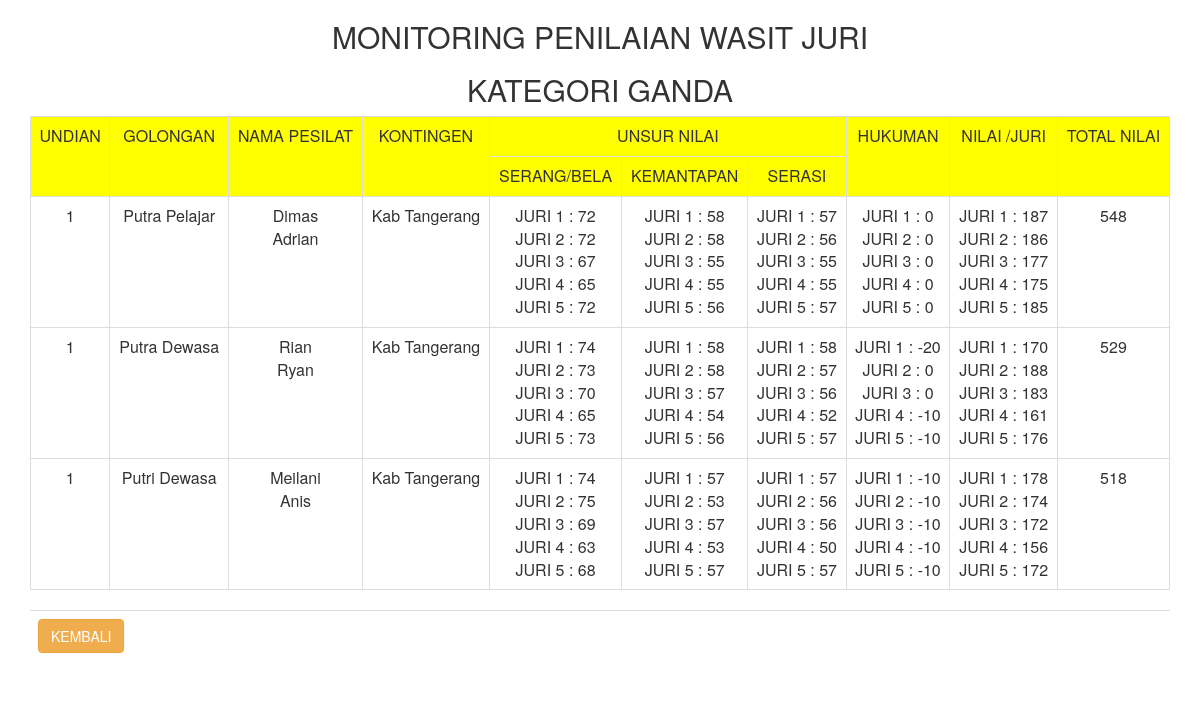
Page /nilaitgr/view_ganda.php on the committed database.
### tables this page shows
CREATE TABLE `jadwal_tgr` (
  `id_partai` int(11) NOT NULL,
  `kategori` varchar(15) NOT NULL,
  `golongan` varchar(55) NOT NULL,
  `noundian` varchar(4) NOT NULL,
  `nama` varchar(55) NOT NULL,
  `kontingen` varchar(55) NOT NULL
);

CREATE TABLE `wasit_juri` (
  `id_juri` int(11) NOT NULL,
  `nm_juri` varchar(55) NOT NULL,
  `pass_juri` varchar(32) NOT NULL
);

CREATE TABLE `nilai_ganda` (
  `id_nilai` int(11) NOT NULL,
  `id_jadwal` int(11) NOT NULL,
  `id_juri` int(11) NOT NULL,
  `teknik_serang` int(11) NOT NULL,
  `mantap_kompak` int(11) NOT NULL,
  `serasi` int(11) NOT NULL,
  `hukum_1` int(11) NOT NULL,
  `hukum_2` int(11) NOT NULL,
  `hukum_3` int(11) NOT NULL,
  `hukum_4` int(11) NOT NULL,
  `hukum_5` int(11) NOT NULL,
  `hukum_6` int(11) NOT NULL
);

### nilaitgr/view_ganda.php (the view, shortened to what this page needs)
<html>
<head>
  <link rel="stylesheet" href="css/bootstrap.min.css">
</head>
<body>
<div class="container">
<center><h2>MONITORING PENILAIAN WASIT JURI</h2>
<h2>KATEGORI GANDA</h2></center>
<div id="jadwalganda" class="table-responsive">
<table class="table table-bordered">
	<tr class="text-center" bgcolor="#FFFF00">
		<td rowspan="2">UNDIAN</td>
		<td rowspan="2">GOLONGAN</td>
		<td rowspan="2">NAMA PESILAT</td>
		<td rowspan="2">KONTINGEN</td>
		<td colspan="3">UNSUR NILAI</td>
		<td rowspan="2">HUKUMAN</td>
		<td rowspan="2">NILAI /JURI</td>
		<td rowspan="2"> TOTAL NILAI</td>
	</tr>
	<tr class="text-center" bgcolor="#FFFF00">
		<td>SERANG/BELA</td>
		<td>KEMANTAPAN</td>
		<td>SERASI</td>
	</tr>
	<?php
	$sqljadwal = "SELECT * FROM jadwal_tgr
					WHERE kategori='Ganda'
					ORDER BY id_partai,golongan ASC";
	$jadwal_tunggal = mysql_query($sqljadwal);
	?>
	<?php while ($jadwal = mysql_fetch_array($jadwal_tunggal)) { ?>
	<tr class="text-center">
		<td ><?php echo $jadwal['noundian']; ?></td>
		<td><?php echo $jadwal['golongan']; ?></td>
		<td><?php echo $jadwal['nama']; ?></td>
		<td><?php echo $jadwal['kontingen']; ?></td>
		<td>
			<?php
			$sql = "SELECT * FROM wasit_juri";
			$exec = mysql_query($sql);
			$array_nilai = [];
			while ($juri = mysql_fetch_array($exec)) {
				$serang = mysql_query("SELECT teknik_serang FROM nilai_ganda WHERE id_juri=". $juri['id_juri'] ." AND id_jadwal=". $jadwal['id_partai']);
				$row = mysql_fetch_row($serang);
				$serang = $row[0];
				$array_nilai[$juri['id_juri']]['serang'] = $serang;
		?>
		<?=$juri[1]?>  : <?=$serang?><br />
		<?php } ?>
		</td>
		<td>
			<?php
			$sql = "SELECT * FROM wasit_juri";
			$exec = mysql_query($sql);
			while ($juri = mysql_fetch_array($exec)) {
				$kompak = mysql_query("SELECT mantap_kompak FROM nilai_ganda WHERE id_juri=". $juri['id_juri'] ." AND id_jadwal=". $jadwal['id_partai']);
				$row = mysql_fetch_row($kompak);
				$kompak = $row[0];
				$array_nilai[$juri['id_juri']]['kompak'] = $kompak;
		?>
			<?=$juri[1]?>  : <?=$kompak?><br />
		<?php } ?>
		</td>
		<td>
			<?php
			$sql = "SELECT * FROM wasit_juri";
			$exec = mysql_query($sql);
			while ($juri = mysql_fetch_array($exec)) {
				$serasi = mysql_query("SELECT serasi FROM nilai_ganda WHERE id_juri=". $juri['id_juri'] ." AND id_jadwal=". $jadwal['id_partai']);
				$row = mysql_fetch_row($serasi);
				$serasi = $row[0];
				$array_nilai[$juri['id_juri']]['serasi'] = $serasi;
		?>
		<?=$juri[1]?>  : <?=$serasi?><br />
		<?php } ?>
		</td>
		<td>
			<?php
			$sql = "SELECT * FROM wasit_juri";
			$exec = mysql_query($sql);
			while ($juri = mysql_fetch_array($exec)) {
				$hukum = mysql_query("SELECT hukum_1,hukum_2,hukum_3,hukum_4,hukum_5,hukum_6 FROM nilai_ganda WHERE id_juri=". $juri['id_juri'] ." AND id_jadwal=". $jadwal['id_partai']);
				$row = mysql_fetch_row($hukum);
				$hukum = $row[0]+$row[1]+$row[2]+$row[3]+$row[4]+$row[5];
				$array_nilai[$juri['id_juri']]['hukum'] = $hukum;
		?>
			<?=$juri[1]?>  : <?=$hukum?><br />
		<?php } ?>
		</td>
		<td>
			<?php
			$sql = "SELECT * FROM wasit_juri";
			$exec = mysql_query($sql);
			$tempNilai = [];
			$totalNilai = 0;
			while ($juri = mysql_fetch_array($exec)) {
				if(isset($array_nilai[$juri['id_juri']]['serang']))
				{
					$nilai = ($array_nilai[$juri['id_juri']]['serang'] + $array_nilai[$juri['id_juri']]['kompak'] + $array_nilai[$juri['id_juri']]['serasi']) - (- $array_nilai[$juri['id_juri']]['hukum']) ;
					$tempNilai[] = $nilai;
					$totalNilai +=  $nilai;
				}
				else
				{
					$nilai = 0;
				}
		?>
		<?=$juri[1]?>  : <?=$nilai?><br />
		<?php } ?>
		</td>
		<td><?=$totalNilai - (@(min($tempNilai) + max($tempNilai)))?></td>
	</tr>
	<?php } ?>
</table>
</div>
<div class="table-responsive">
	<table class="table">
		<tr>
			<td class="text-left">
				<a href="index.php" class="btn btn-warning" role="button">KEMBALI</a>
			</td>
		</tr>
	</table>
</div>
</div>
</body>
</html>

### rows in the picture
jadwal_tgr: noundian "1", golongan "Putra Pelajar", nama "Dimas Adrian", kontingen "Kab Tangerang", tempNilai "548"
wasit_juri: nm_juri "JURI 1", nilai_ganda.teknik_serang "72", nilai_ganda.mantap_kompak "58", nilai_ganda.serasi "57", nilai_ganda.hukum_1 "0", id_juri "187", nilai_ganda.teknik_serang "74", nilai_ganda.serasi "58", nilai_ganda.hukum_1+hukum_2+hukum_3 "-20", id_juri "170", nilai_ganda.mantap_kompak "57", nilai_ganda.hukum_1 "-10", id_juri "178"
wasit_juri: nm_juri "JURI 2", nilai_ganda.teknik_serang "72", nilai_ganda.mantap_kompak "58", nilai_ganda.serasi "56", nilai_ganda.hukum_1 "0", id_juri "186", nilai_ganda.teknik_serang "73", nilai_ganda.serasi "57", id_juri "188", nilai_ganda.teknik_serang "75", nilai_ganda.mantap_kompak "53", nilai_ganda.hukum_1 "-10", id_juri "174"
wasit_juri: nm_juri "JURI 3", nilai_ganda.teknik_serang "67", nilai_ganda.mantap_kompak "55", nilai_ganda.serasi "55", nilai_ganda.hukum_1 "0", id_juri "177", nilai_ganda.teknik_serang "70", nilai_ganda.mantap_kompak "57", nilai_ganda.serasi "56", id_juri "183", nilai_ganda.teknik_serang "69", nilai_ganda.hukum_1 "-10", id_juri "172"
wasit_juri: nm_juri "JURI 4", nilai_ganda.teknik_serang "65", nilai_ganda.mantap_kompak "55", nilai_ganda.serasi "55", nilai_ganda.hukum_1 "0", id_juri "175", nilai_ganda.mantap_kompak "54", nilai_ganda.serasi "52", nilai_ganda.hukum_4 "-10", id_juri "161", nilai_ganda.teknik_serang "63", nilai_ganda.mantap_kompak "53", nilai_ganda.serasi "50", nilai_ganda.hukum_1 "-10", id_juri "156"
wasit_juri: nm_juri "JURI 5", nilai_ganda.teknik_serang "72", nilai_ganda.mantap_kompak "56", nilai_ganda.serasi "57", nilai_ganda.hukum_1 "0", id_juri "185", nilai_ganda.teknik_serang "73", nilai_ganda.hukum_3 "-10", id_juri "176", nilai_ganda.teknik_serang "68", nilai_ganda.mantap_kompak "57", nilai_ganda.hukum_1 "-10", id_juri "172"
jadwal_tgr: noundian "1", golongan "Putra Dewasa", nama "Rian Ryan", kontingen "Kab Tangerang", tempNilai "529"
jadwal_tgr: noundian "1", golongan "Putri Dewasa", nama "Meilani Anis", kontingen "Kab Tangerang", tempNilai "518"
